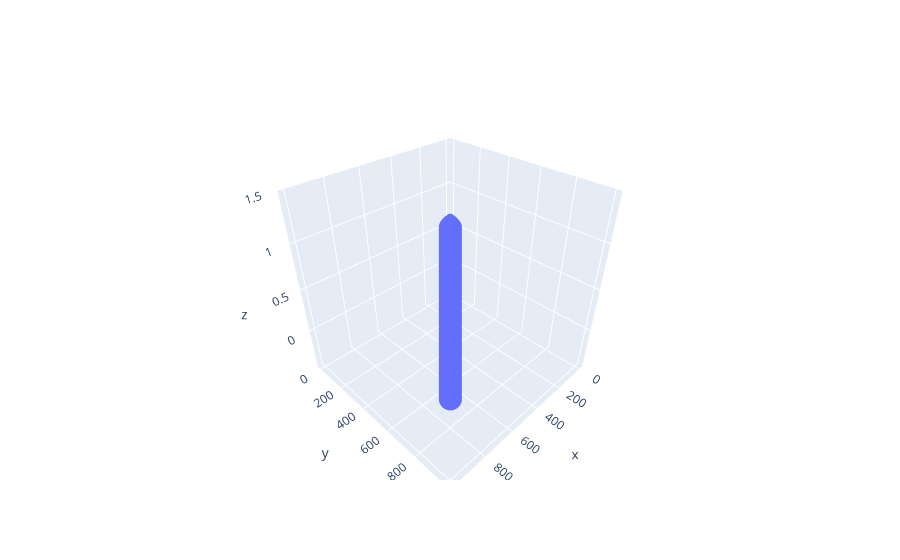

Notebook cell for this chart:
### Code cell
fig = go.Figure(data=[go.Scatter3d(x=x, y=y, z=z, mode='markers')])
fig.show()

### Figure 1 — Plotly figure (JSON) as saved in the notebook; plotly's stock layout.template omitted (floating-point values rounded to 4 significant figures; data arrays with more than 128 entries replaced by an {"elided": "..."} marker saying what was removed)
{"data": [{"mode": "markers", "type": "scatter3d", "x": {"elided": "1000 int values"}, "y": {"elided": "1000 int values"}, "z": {"elided": "1000 float values"}}], "layout": {}}
